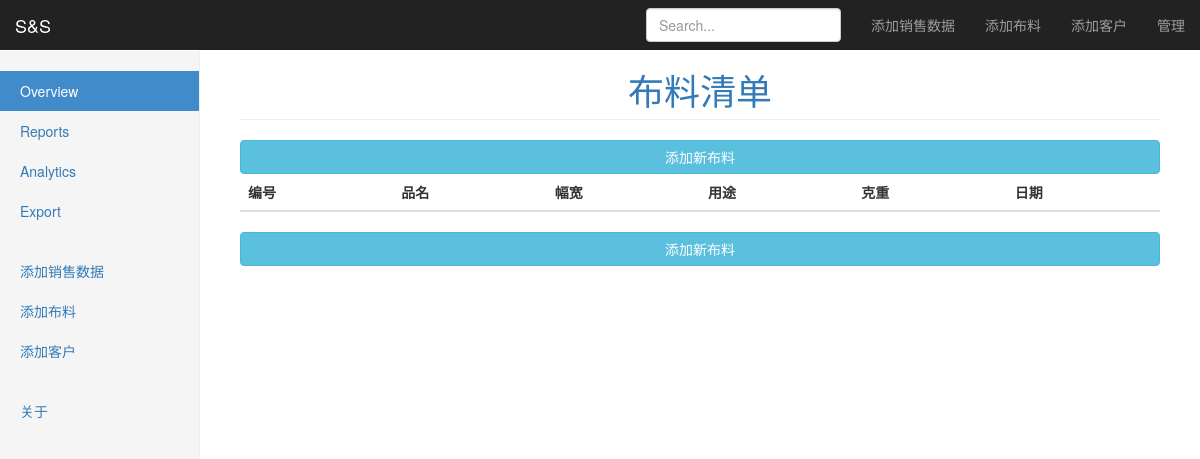
/, run on an earlier commit of the app's database.
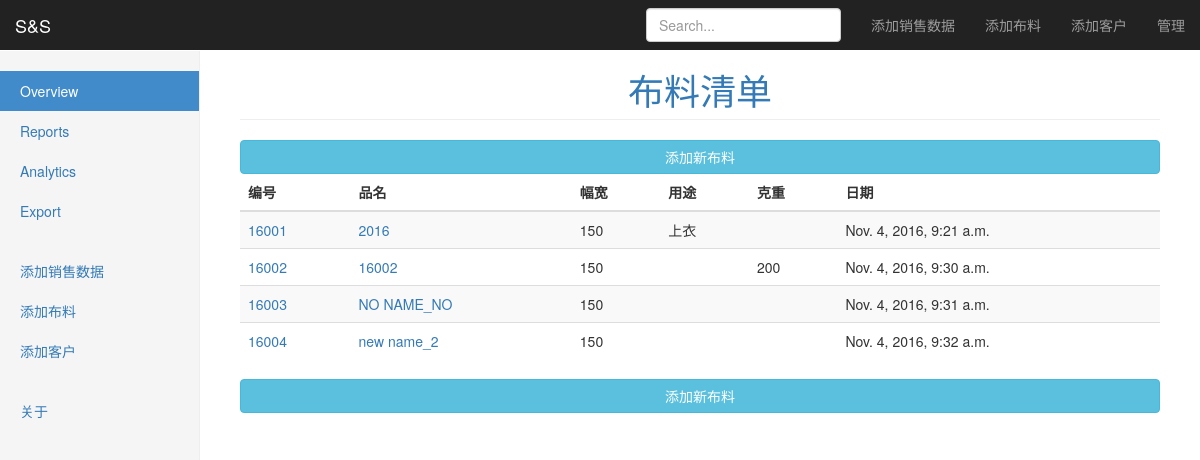
And on a later commit of the database.
### record/models.py (models this page shows, shortened)
class Cloth(models.Model):
    cloth_code = models.CharField(max_length=20)
    cloth_name = models.CharField(max_length=20)
    used_for = models.CharField(max_length=100, blank=True, null=True)
    category = models.ForeignKey(CategoryOfCloth, on_delete=models.SET_NULL, blank=True, null=True)
    texture = models.ForeignKey(TextureOfCloth, on_delete=models.SET_NULL, blank=True, null=True)
    material = models.ForeignKey(MaterialOfCloth, on_delete=models.SET_NULL, blank=True, null=True)
    breadth = models.IntegerField(blank=True, null=True)
    grams_per_m2 = models.IntegerField(blank=True, null=True)
    description = models.TextField(max_length=1000, blank=True, null=True)
    added_time = models.DateTimeField(auto_now_add=True)
    timestamp = models.DateTimeField(auto_now=True)

### record/views.py (the view)
# urls.py: url(r'^$', ClothListView.as_view(), name='cloth_list'),
class ClothListView(View):
    template_name = 'record/cloth_list.html'
    def get(self, request):
        cloth_list = Cloth.objects.all()
        context = {
            'cloth_list': cloth_list,
        }
        return render(request, self.template_name, context)

### record/templates/record/cloth_list.html (shortened to what this page needs)
{% extends "base.html" %}
{% block content %}
  <h1 class="page-header" align="center"><span class="text-primary">布料清单</span></h1>
  <a href="{% url 'record:cloth_add' %}" class="btn btn-info btn-block" role="button">添加新布料</a>
  <div class="table-responsive">
    <table class="table table-striped table-hover">
      <thead>
      <tr>
        <th>编号</th>
        <th>品名</th>
        <th>幅宽</th>
        <th>用途</th>
        <th>克重</th>
        <th>日期</th>
      </tr>
      </thead>
      <tbody>
      {% for cloth in cloth_list %}
        <tr>
          <td><a href="{% url 'record:cloth_detail' cloth.pk %}">{{ cloth.cloth_code }}</a></td>
          <td><a href="{% url 'record:cloth_detail' cloth.pk %}">{{ cloth.cloth_name }}</a></td>
          <td>{% if cloth.breadth %}{{ cloth.breadth }} {% endif %}</td>
          <td>{% if cloth.used_for %}{{ cloth.used_for }} {% endif %}</td>
          <td>{% if cloth.grams_per_m2 %}{{ cloth.grams_per_m2 }} {% endif %}</td>
          <td>{{ cloth.added_time }} </td>
        </tr>
      {% endfor %}
      </tbody>
    </table>
  </div>
  <a href="{% url 'record:cloth_add' %}" class="btn btn-info btn-block" role="button">添加新布料</a>
{% endblock %}

### templates/base.html (shortened to what this page needs)
<!DOCTYPE html>
{% load static %}
{% load staticfiles %}
<html lang="en">
<head>
  <link rel="stylesheet" href="{% static 'css/bootstrap.min.css' %}"/>
  <link rel="stylesheet" href="{% static 'css/dashboard.css' %}"/>
</head>
<body>
<nav class="navbar navbar-inverse navbar-fixed-top">
  <div class="container-fluid">
    <div class="navbar-header">
      <a class="navbar-brand" href="{% url 'record:cloth_list' %}">S&S</a>
    </div>
    <div id="navbar" class="navbar-collapse collapse">
      <ul class="nav navbar-nav navbar-right">
        <li><a href="{% url 'record:order_add' %}">添加销售数据</a></li>
        <li><a href="{% url 'record:cloth_add' %}">添加布料</a></li>
        <li><a href="{% url 'record:entity_add' %}">添加客户</a></li>
        <li><a href="/admin">管理</a></li>
      </ul>
      <form class="navbar-form navbar-right" action="{% url 'record:order_list' %}" method="get">
        <input type="text" class="form-control" placeholder="Search...">
      </form>
    </div>
  </div>
</nav>
<div class="container-fluid">
  <div class="row">
    <div class="col-sm-3 col-md-2 sidebar">
      <ul class="nav nav-sidebar">
        <li class="active"><a href="{% url 'record:cloth_list' %}">Overview </a></li>
        <li><a href="{% url 'report:show' %}">Reports</a></li>
        <li><a href="#">Analytics</a></li>
        <li><a href="#">Export</a></li>
      </ul>
      <ul class="nav nav-sidebar">
        <li><a href="{% url 'record:order_add' %}">添加销售数据</a></li>
        <li><a href="{% url 'record:cloth_add' %}">添加布料</a></li>
        <li><a href="{% url 'record:entity_add' %}">添加客户</a></li>
      </ul>
      <ul class="nav nav-sidebar">
        <li><a href="#">关于</a></li>
      </ul>
    </div>
    <div class="col-sm-9 col-sm-offset-3 col-md-10 col-md-offset-2 main">
      {% block content %} {% endblock %}
    </div>
  </div>
</div>
</body>
</html>

### static/css/dashboard.css (style rules this page uses)
body { padding-top: 50px; }
.navbar-fixed-top { border: 0; }
.sidebar { display: none; }
@media (min-width: 768px) { .sidebar { position: fixed; top: 51px; bottom: 0; left: 0; z-index: 1000; display: block; padding: 20px; overflow-x: hidden; overflow-y: auto; background-color: #f5f5f5; border-right: 1px solid #eee; } }
.nav-sidebar { margin-right: -21px; margin-bottom: 20px; margin-left: -20px; }
.nav-sidebar > li > a { padding-right: 20px; padding-left: 20px; }
.nav-sidebar > .active > a, .nav-sidebar > .active > a:hover, .nav-sidebar > .active > a:focus { color: #fff; background-color: #428bca; }
.main { padding: 20px; }
@media (min-width: 768px) { .main { padding-right: 40px; padding-left: 40px; } }
.main .page-header { margin-top: 0; }

What changed in the data, as far as the page shows it:
added Cloth: cloth_code "16001", cloth_name "2016", breadth "150", used_for "上衣", added_time "Nov. 4, 2016, 9:21 a.m."
added Cloth: cloth_code "16002", cloth_name "16002", breadth "150", grams_per_m2 "200", added_time "Nov. 4, 2016, 9:30 a.m."
added Cloth: cloth_code "16003", cloth_name "NO NAME_NO", breadth "150", added_time "Nov. 4, 2016, 9:31 a.m."
added Cloth: cloth_code "16004", cloth_name "new name_2", breadth "150", added_time "Nov. 4, 2016, 9:32 a.m."
